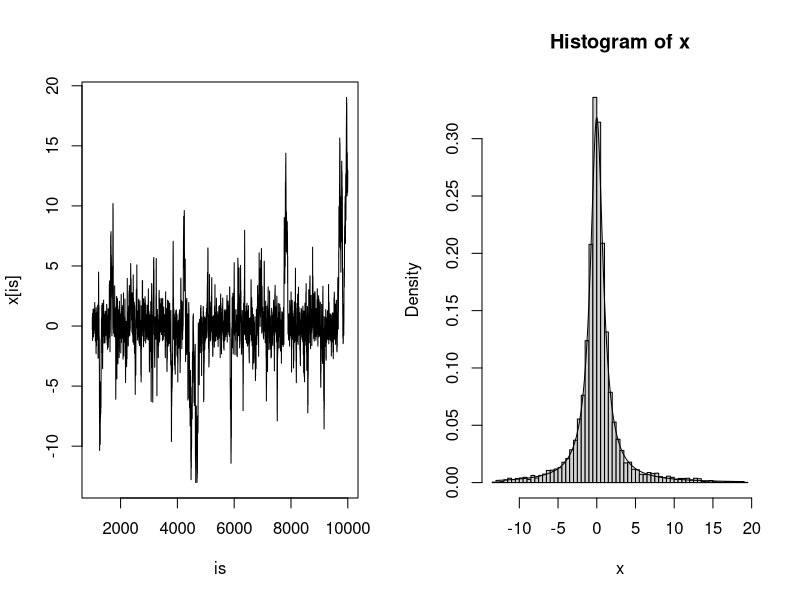

This chart was generated by the following R code:
theta = 1
eta = 0
N = 10000

stopifnot(theta > 0)

df = function(x) {
  1/(theta*pi*(1+((x-eta)/theta)^2))
}

dg = function(x, df) {
  # dt(x = x, df = df)
  dnorm(x = x, mean = df)
}

rg = function(df) {
  rnorm(n = 1, mean = df)
  # rt(n = 1, df = df)
}

mh = function (N, df, dg, rg) {
  x = numeric(N)
  x[1] = rg(1)
  k = 0
  u = runif(N)
  for (i in 2:N) {
    xt = x[i-1]
    y = rg(xt)
    r = df(y) * dg(xt, y) / (df(xt) * dg(y, xt))
    if (u[i] <= r) {
      x[i] = y
    } else {
      k = k + 1
      x[i] = xt
    }
  }
  print(k)
  return(x)
}

x = mh(N, df, dg, rg)
is = 1001:N
par(mfrow = c(1,2))
plot(is, x[is], type="l")
hist(x, probability = TRUE, breaks = 100)
plot.x = seq(min(x), max(x), 0.01)
lines(plot.x, df(plot.x))
par(mfrow = c(1,1))